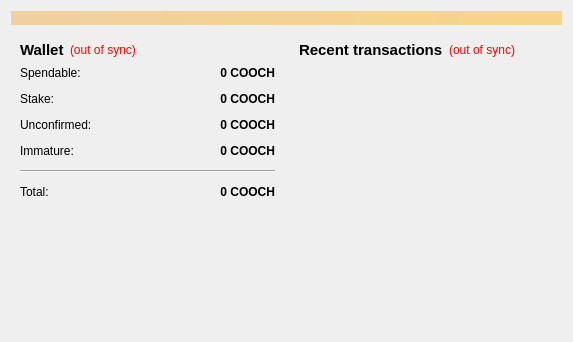
<?xml version="1.0" encoding="UTF-8"?>
<ui version="4.0">
 <class>OverviewPage</class>
 <widget class="QWidget" name="OverviewPage">
  <property name="geometry">
   <rect>
    <x>0</x>
    <y>0</y>
    <width>573</width>
    <height>342</height>
   </rect>
  </property>
  <property name="windowTitle">
   <string>Form</string>
  </property>
  <layout class="QVBoxLayout" name="topLayout">
   <item>
    <widget class="QLabel" name="labelAlerts">
     <property name="visible">
      <bool>false</bool>
     </property>
     <property name="styleSheet">
      <string notr="true">background-color: qlineargradient(x1: 0, y1: 0, x2: 1, y2: 0, stop:0 #F0D0A0, stop:1 #F8D488);  color:#000000
</string>
     </property>
     <property name="wordWrap">
      <bool>true</bool>
     </property>
     <property name="margin">
      <number>3</number>
     </property>
    </widget>
   </item>
   <item>
    <layout class="QHBoxLayout" name="horizontalLayout" stretch="1,1">
     <item>
      <layout class="QVBoxLayout" name="verticalLayout_2">
       <item>
        <widget class="QWidget" name="widget" native="true">
         <layout class="QVBoxLayout" name="verticalLayout_4">
          <item>
           <layout class="QHBoxLayout" name="horizontalLayout_4">
            <item>
             <widget class="QLabel" name="label_5">
              <property name="font">
               <font>
                <pointsize>11</pointsize>
                <weight>75</weight>
                <bold>true</bold>
               </font>
              </property>
              <property name="text">
               <string>Wallet</string>
              </property>
             </widget>
            </item>
            <item>
             <widget class="QLabel" name="labelWalletStatus">
              <property name="toolTip">
               <string>The displayed information may be out of date. Your wallet automatically synchronizes with the coochie network after a connection is established, but this process has not completed yet.</string>
              </property>
              <property name="styleSheet">
               <string notr="true">QLabel { color: red; }</string>
              </property>
              <property name="text">
               <string notr="true">(out of sync)</string>
              </property>
              <property name="alignment">
               <set>Qt::AlignLeading|Qt::AlignLeft|Qt::AlignVCenter</set>
              </property>
             </widget>
            </item>
            <item>
             <spacer name="horizontalSpacer_2">
              <property name="orientation">
               <enum>Qt::Horizontal</enum>
              </property>
              <property name="sizeHint" stdset="0">
               <size>
                <width>40</width>
                <height>20</height>
               </size>
              </property>
             </spacer>
            </item>
           </layout>
          </item>
          <item>
           <layout class="QFormLayout" name="formLayout_2">
            <property name="fieldGrowthPolicy">
             <enum>QFormLayout::AllNonFixedFieldsGrow</enum>
            </property>
            <property name="horizontalSpacing">
             <number>12</number>
            </property>
            <property name="verticalSpacing">
             <number>12</number>
            </property>
            <item row="0" column="0">
             <widget class="QLabel" name="label">
              <property name="text">
               <string>Spendable:</string>
              </property>
             </widget>
            </item>
            <item row="0" column="1">
             <widget class="QLabel" name="labelBalance">
              <property name="font">
               <font>
                <weight>75</weight>
                <bold>true</bold>
               </font>
              </property>
              <property name="cursor">
               <cursorShape>IBeamCursor</cursorShape>
              </property>
              <property name="toolTip">
               <string>Your current spendable balance</string>
              </property>
              <property name="text">
               <string notr="true">0 COOCH</string>
              </property>
              <property name="alignment">
               <set>Qt::AlignRight|Qt::AlignTrailing|Qt::AlignVCenter</set>
              </property>
              <property name="textInteractionFlags">
               <set>Qt::LinksAccessibleByMouse|Qt::TextSelectableByKeyboard|Qt::TextSelectableByMouse</set>
              </property>
             </widget>
            </item>
            <item row="1" column="0">
             <widget class="QLabel" name="label_6">
              <property name="text">
               <string>Stake:</string>
              </property>
             </widget>
            </item>
            <item row="1" column="1">
             <widget class="QLabel" name="labelStake">
              <property name="font">
               <font>
                <weight>75</weight>
                <bold>true</bold>
               </font>
              </property>
              <property name="cursor">
               <cursorShape>IBeamCursor</cursorShape>
              </property>
              <property name="toolTip">
               <string>Total of coins that was staked, and do not yet count toward the current balance</string>
              </property>
              <property name="text">
               <string notr="true">0 COOCH</string>
              </property>
              <property name="alignment">
               <set>Qt::AlignRight|Qt::AlignTrailing|Qt::AlignVCenter</set>
              </property>
              <property name="textInteractionFlags">
               <set>Qt::LinksAccessibleByMouse|Qt::TextSelectableByKeyboard|Qt::TextSelectableByMouse</set>
              </property>
             </widget>
            </item>
            <item row="2" column="0">
             <widget class="QLabel" name="label_3">
              <property name="text">
               <string>Unconfirmed:</string>
              </property>
             </widget>
            </item>
            <item row="2" column="1">
             <widget class="QLabel" name="labelUnconfirmed">
              <property name="font">
               <font>
                <weight>75</weight>
                <bold>true</bold>
               </font>
              </property>
              <property name="cursor">
               <cursorShape>IBeamCursor</cursorShape>
              </property>
              <property name="toolTip">
               <string>Total of transactions that have yet to be confirmed, and do not yet count toward the current balance</string>
              </property>
              <property name="text">
               <string notr="true">0 COOCH</string>
              </property>
              <property name="alignment">
               <set>Qt::AlignRight|Qt::AlignTrailing|Qt::AlignVCenter</set>
              </property>
              <property name="textInteractionFlags">
               <set>Qt::LinksAccessibleByMouse|Qt::TextSelectableByKeyboard|Qt::TextSelectableByMouse</set>
              </property>
             </widget>
            </item>
            <item row="3" column="0">
             <widget class="QLabel" name="labelImmatureText">
              <property name="text">
               <string>Immature:</string>
              </property>
             </widget>
            </item>
            <item row="3" column="1">
             <widget class="QLabel" name="labelImmature">
              <property name="font">
               <font>
                <weight>75</weight>
                <bold>true</bold>
               </font>
              </property>
              <property name="toolTip">
               <string>Mined balance that has not yet matured</string>
              </property>
              <property name="text">
               <string notr="true">0 COOCH</string>
              </property>
              <property name="alignment">
               <set>Qt::AlignRight|Qt::AlignTrailing|Qt::AlignVCenter</set>
              </property>
              <property name="textInteractionFlags">
               <set>Qt::LinksAccessibleByMouse|Qt::TextSelectableByKeyboard|Qt::TextSelectableByMouse</set>
              </property>
             </widget>
            </item>
            <item row="4" column="0" colspan="2">
             <widget class="Line" name="line">
              <property name="orientation">
               <enum>Qt::Horizontal</enum>
              </property>
             </widget>
            </item>
            <item row="5" column="0">
             <widget class="QLabel" name="labelTotalText">
              <property name="text">
               <string>Total:</string>
              </property>
             </widget>
            </item>
            <item row="5" column="1">
             <widget class="QLabel" name="labelTotal">
              <property name="font">
               <font>
                <weight>75</weight>
                <bold>true</bold>
               </font>
              </property>
              <property name="cursor">
               <cursorShape>IBeamCursor</cursorShape>
              </property>
              <property name="toolTip">
               <string>Your current total balance</string>
              </property>
              <property name="text">
               <string notr="true">0 COOCH</string>
              </property>
              <property name="alignment">
               <set>Qt::AlignRight|Qt::AlignTrailing|Qt::AlignVCenter</set>
              </property>
              <property name="textInteractionFlags">
               <set>Qt::LinksAccessibleByMouse|Qt::TextSelectableByKeyboard|Qt::TextSelectableByMouse</set>
              </property>
             </widget>
            </item>
           </layout>
          </item>
         </layout>
        </widget>
       </item>
       <item>
        <spacer name="verticalSpacer">
         <property name="orientation">
          <enum>Qt::Vertical</enum>
         </property>
         <property name="sizeHint" stdset="0">
          <size>
           <width>20</width>
           <height>40</height>
          </size>
         </property>
        </spacer>
       </item>
      </layout>
     </item>
     <item>
      <layout class="QVBoxLayout" name="verticalLayout_3">
       <item>
        <widget class="QWidget" name="widget_2" native="true">
         <layout class="QVBoxLayout" name="verticalLayout">
          <item>
           <layout class="QHBoxLayout" name="horizontalLayout_2">
            <item>
             <widget class="QLabel" name="label_4">
              <property name="font">
               <font>
                <pointsize>11</pointsize>
                <weight>75</weight>
                <bold>true</bold>
               </font>
              </property>
              <property name="text">
               <string>&lt;b&gt;Recent transactions&lt;/b&gt;</string>
              </property>
             </widget>
            </item>
            <item>
             <widget class="QLabel" name="labelTransactionsStatus">
              <property name="toolTip">
               <string>The displayed information may be out of date. Your wallet automatically synchronizes with the coochie network after a connection is established, but this process has not completed yet.</string>
              </property>
              <property name="styleSheet">
               <string notr="true">QLabel { color: red; }</string>
              </property>
              <property name="text">
               <string notr="true">(out of sync)</string>
              </property>
              <property name="alignment">
               <set>Qt::AlignRight|Qt::AlignTrailing|Qt::AlignVCenter</set>
              </property>
             </widget>
            </item>
            <item>
             <spacer name="horizontalSpacer">
              <property name="orientation">
               <enum>Qt::Horizontal</enum>
              </property>
              <property name="sizeHint" stdset="0">
               <size>
                <width>40</width>
                <height>20</height>
               </size>
              </property>
             </spacer>
            </item>
           </layout>
          </item>
          <item>
           <widget class="QListView" name="listTransactions">
            <property name="styleSheet">
             <string notr="true">QListView { background: transparent; }</string>
            </property>
            <property name="frameShape">
             <enum>QFrame::NoFrame</enum>
            </property>
            <property name="verticalScrollBarPolicy">
             <enum>Qt::ScrollBarAlwaysOff</enum>
            </property>
            <property name="horizontalScrollBarPolicy">
             <enum>Qt::ScrollBarAlwaysOff</enum>
            </property>
            <property name="selectionMode">
             <enum>QAbstractItemView::NoSelection</enum>
            </property>
           </widget>
          </item>
         </layout>
        </widget>
       </item>
      </layout>
     </item>
    </layout>
   </item>
  </layout>
 </widget>
 <resources/>
 <connections/>
</ui>
